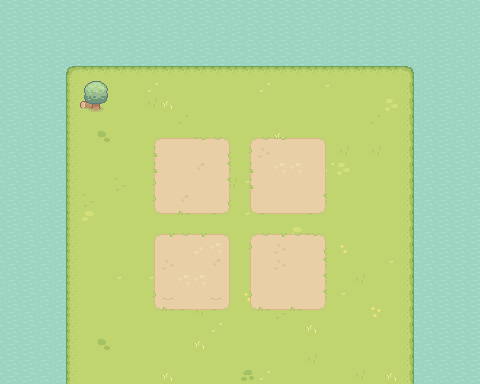

This game map was drawn from its Tiled (.tmx) file and the tilesets committed beside it. A one-line description and the trimmed map source follow:
An orthogonal 30x24 tile map with 16x16 px tiles, 7 tile layers (water, grass, hills, dirt, ...), 6 tilesets and 1 object.

<map version="1.10" tiledversion="1.10.2" orientation="orthogonal" renderorder="right-down" width="30" height="24" tilewidth="16" tileheight="16" infinite="0" nextlayerid="9" nextobjectid="2">
 <tileset firstgid="1" source="grass.tsx" />
 <tileset firstgid="78" source="water.tsx" />
 <tileset firstgid="82" source="dirt.tsx" />
 <tileset firstgid="159" source="hills.tsx" />
 <tileset firstgid="236" source="house.tsx" />
 <tileset firstgid="271" source="biome.tsx" />
 <layer id="2" name="water" width="30" height="24">
  <data>[720 cells, 716 non-empty, 4 distinct tile ids]</data>
 </layer>
 <layer id="1" name="grass" width="30" height="24">
  <data>[720 cells, 464 non-empty, 19 distinct tile ids]</data>
 </layer>
 <objectgroup id="8" name="collision">
  <object id="1" x="60.0" y="66.0" width="6.0" height="317" />
 </objectgroup>
 <layer id="4" name="hills" width="30" height="24">
  <data>[720 cells, 0 non-empty, 0 distinct tile ids]</data>
 </layer>
 <layer id="3" name="dirt" width="30" height="24">
  <data>[720 cells, 145 non-empty, 25 distinct tile ids]</data>
 </layer>
 <layer id="7" name="biome" width="30" height="24">
  <data>[720 cells, 4 non-empty, 4 distinct tile ids]</data>
 </layer>
 <layer id="5" name="house" width="30" height="24">
  <data>[720 cells, 0 non-empty, 0 distinct tile ids]</data>
 </layer>
 <layer id="6" name="roof" width="30" height="24">
  <data>[720 cells, 0 non-empty, 0 distinct tile ids]</data>
 </layer>
</map>
